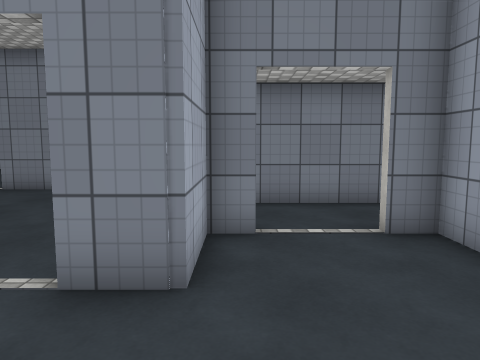
view 1 (above)

17 first-person views from a walk through a scene from a Unity 3-D project. The camera is 1.5 m above the floor, tilts 6° down and sees 70° across. The floor is counted in squares, 1 m on a side. Each view is taken from the middle of a square. On the plan, view 1 faces up. The plan holds only what a view shows up to about 16 squares ahead; the rest is blank. The place goes on beyond the plan. The player character is not drawn. Surface patterns are stand-ins for the level's own textures.

view 2
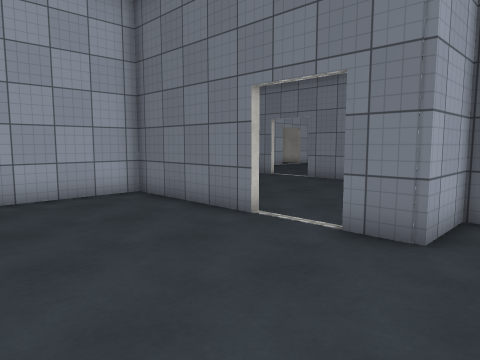

view 3
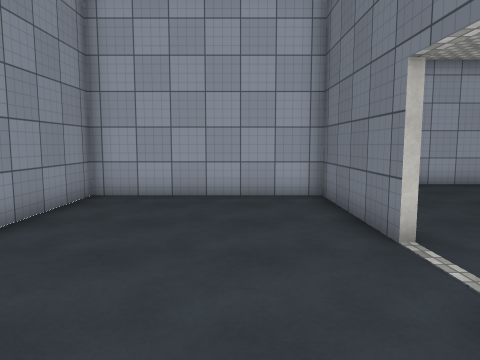

view 4
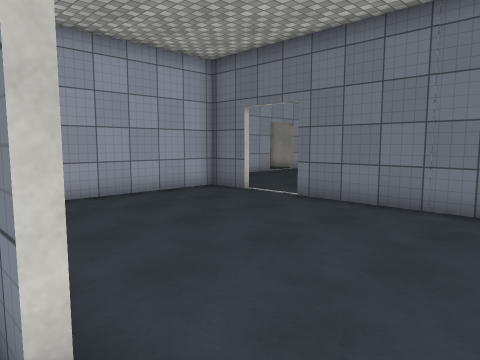

view 5
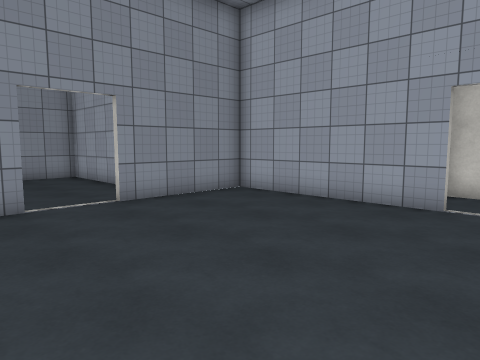

view 6
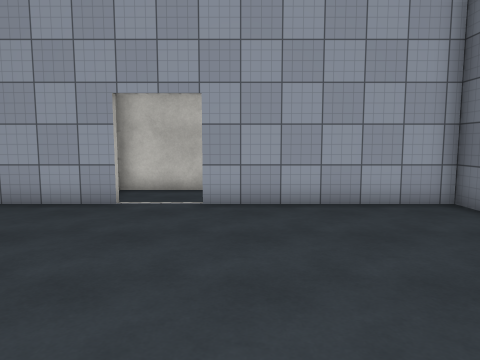

view 7
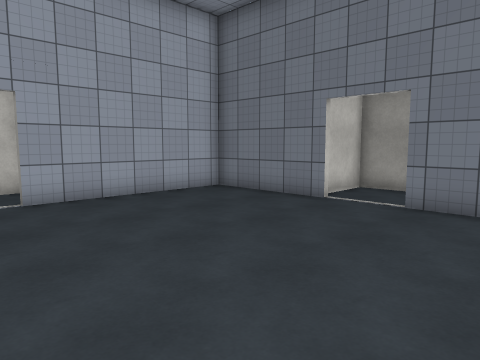

view 8
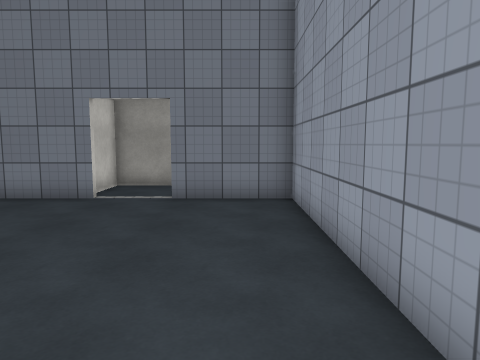

view 9
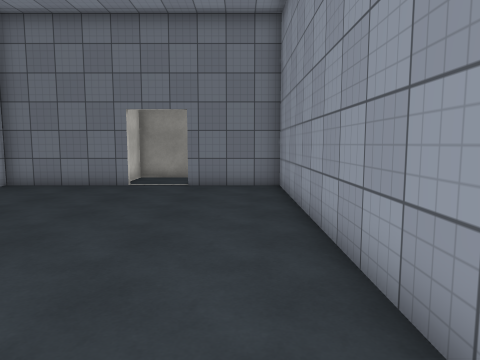

view 10
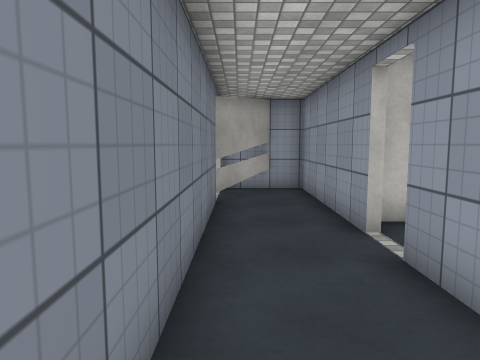

view 11
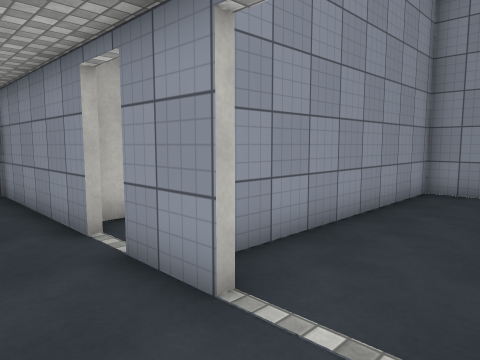

view 12
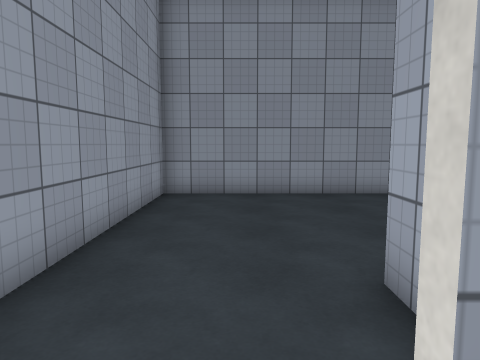

view 13
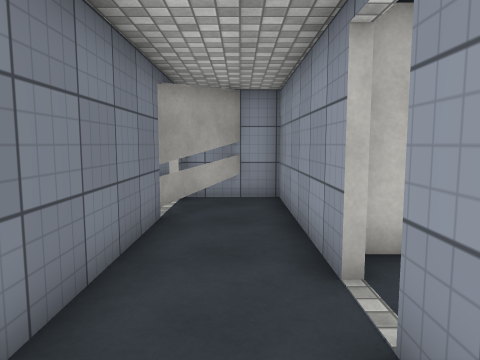

view 14
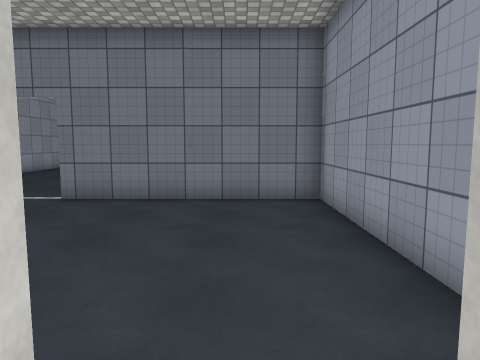

view 15
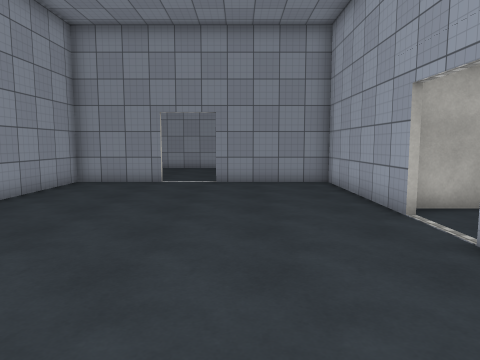

view 16
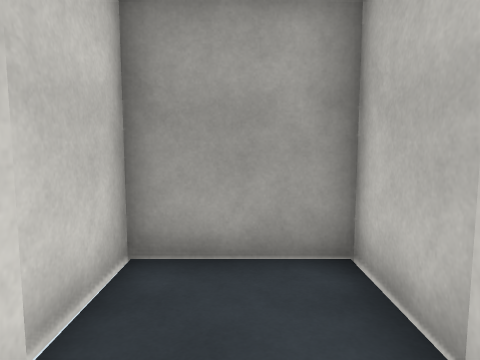

view 17
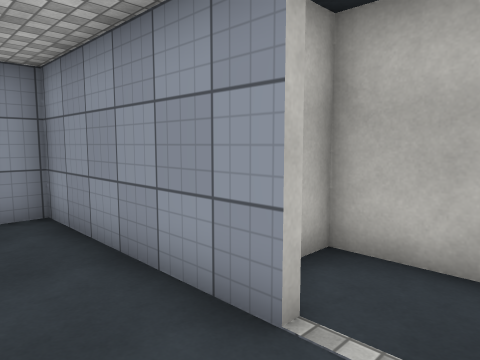

### Floor plan
Points are (right, up) in squares from view 1. A wall is a line through its corners. A room is listed if a view was taken in it or the views show most of it. See-through windows are left out.
Room 1 (views 1, 2, 3, 4, 5, 6, 7, 8, 9, 10, 11, 12, 13, 14, 15, 16, 17)
walls: (-8, 11.5) (-4.6, 11.5) (-4.6, 26.4) (-8, 26.4); (-10, 11.3) (-11.7, 11.3) (-11.7, 3.6) (-9.5, 3.6); (-4, 3.4) (-9, 3.4) (-9, -3.3) (3.3, -3.3) (3.3, 5.6); (-0.8, 5.2) (-0.8, 11.3) (-7.9, 11.3); (-14.5, 18) (-14.5, 11.5) (-10, 11.5); (0.4, 5.6) (-0.6, 5.6) (-0.6, 3.4) (-2, 3.4); (2.4, 5.9) (4.4, 5.9); (4.6, 8.6) (0.4, 8.6); (-10, 26.4) (-14.5, 26.4) (-14.5, 20); (-7.5, 27) (-7.5, 29.4) (-10.5, 29.4) (-10.5, 27.2)
ways out: opening at (3.5, 7.5) to room 2
objects: other object (-17, 17) to (-16, 21)
Room 2 (no view inside)
walls: (5.6, 5.9) (11.5, 5.9); (9, 8.6) (4.6, 8.6); (11.6, 7.1) (9.1, 8.7)
ways out: opening at (3.5, 7.5) to room 1; opening at (5, 6) to room 3
Room 3 (no view inside)
walls: (4.6, 3.6) (6.6, 3.6) (6.6, 5.4)
ways out: opening at (5, 6) to room 2

Where each view was taken, in squares from view 1:
view 1: 0 up, 0 right, facing up
view 2: 2 down, 1 right, facing up-left
view 3: 1 up, 1 right, facing left
view 4: 3 up, 2 left, facing up-left
view 5: 20 up, 6 left, facing down-left
view 6: 21 up, 6 left, facing left
view 7: 18 up, 5 left, facing up-left
view 8: 17 up, 6 left, facing up
view 9: 14 up, 6 left, facing up
view 10: 8 up, 0 right, facing right
view 11: 8 up, 0 right, facing down-right
view 12: 7 up, 1 right, facing down
view 13: 7 up, 2 right, facing right
view 14: 2 up, 3 left, facing up
view 15: 25 up, 11 left, facing down
view 16: 25 up, 9 left, facing up
view 17: 8 up, 4 right, facing down-right
